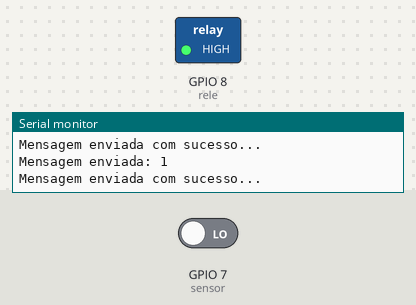
The sketch below on a simulated ESP8266 (NodeMCU). Shown: switched loads named in the sketch (green lamp = pin HIGH), the last lines printed to the serial monitor. The inputs (shaded band) are chosen by the test bench; at power-on: GPIO 7 (sensor) LOW. WiFi joins after 1.5 s; servers stay silent unless stated; no MQTT or app messages arrive unless stated.

Above: at 7.0 s.
7.1 s: GPIO 7 (sensor) driven HIGH
At 8.3 s:
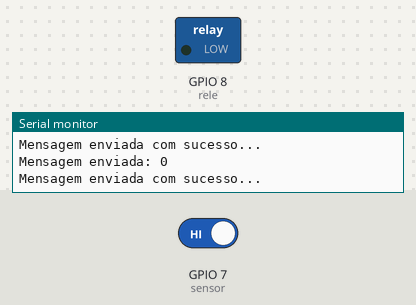
9.2 s: GPIO 7 (sensor) driven LOW
At 9.9 s:
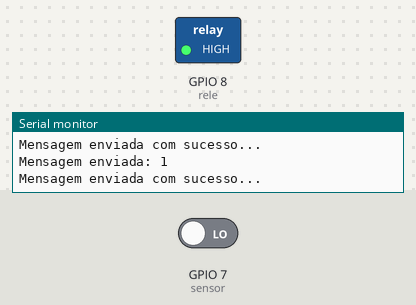
Timing chart, 0 to 12.2 s (numbered marks = the images above; inputs shaded):
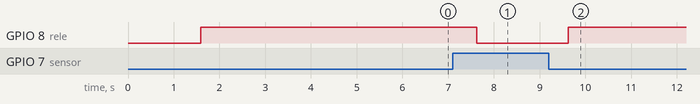

Measured:
- after the input at 7.1 s, GPIO 8 (rele): HIGH → LOW after 0.52 s
- after the input at 9.2 s, GPIO 8 (rele): LOW → HIGH after 0.42 s

The sketch:

projeto.ino
```cpp
#include <ESP8266WiFi.h>
#include <PubSubClient.h>

//Variaveis
#define DEBUG
int const rele = 8;
int const sensor = 7;
bool irrigar = false;
String strMSG = "0";
char mensagem[30];

// WiFi
const char *ssid = "#"; // Enter your WiFi name
const char *password = "#";  // Enter WiFi password

// MQTT Broker
const char *mqtt_broker = "lfe5be31.ala.us-east-1.emqxsl.com";
const char *topic = "test";
const char *mqtt_username = "user";
const char *mqtt_password = "password";
const int mqtt_port = 8883; // port of MQTT over TLS/SSL

// init wifi client
WiFiClient espClient;
PubSubClient client(espClient);


void setup() {
  Serial.begin(9600);
  pinMode(rele, OUTPUT);
  pinMode(sensor, INPUT);

  digitalWrite(rele, LOW);


  WiFi.begin(ssid, password);
  Serial.print("Entrando no Setup");
  while (WiFi.status() != WL_CONNECTED) {
    delay(500);
#ifdef DEBUG
    Serial.println("Aguarde! Conectando ao WiFi...");
#endif
  }
#ifdef DEBUG
  Serial.println("Conectado na rede WiFi com sucesso!");
#endif

  client.setServer(mqtt_broker, mqtt_port);
  client.setCallback(callback);

  while (!client.connected()) {
#ifdef DEBUG
    Serial.println("Conectando ao Broker MQTT...");
#endif

    if (client.connect("ESP8266Client", mqtt_username, mqtt_password )) {
#ifdef DEBUG
      Serial.println("Conectado com sucesso");
#endif

    } else {
#ifdef DEBUG
      Serial.print("falha estado  ");
      Serial.print(client.state());
#endif
      delay(2000);
    }
  }

  //subscreve no tópico
  client.subscribe(topic);

}

void loop() {

  if (!client.connected()) {
    Serial.print("Passou no Connected");
    reconect();

  }

   irrigar = digitalRead(sensor);

  if(irrigar){
    digitalWrite(rele, LOW);

     //Enviando Mensagem ao Broker
    sprintf(mensagem, "0"); //Definindo o valor zero como parâmetro para o Broker mostrar uma imagem "vermelha"
    Serial.print("Mensagem enviada: ");
    Serial.println(mensagem);
    client.publish("Solo seco", mensagem);
    Serial.println("Mensagem enviada com sucesso...");

  }else{
    digitalWrite(rele, HIGH);

   //Enviando Mensagem ao Broker
    sprintf(mensagem, "1"); //Definindo o valor UM como parâmetro para o Broker mostrar uma imagem "verde"
    Serial.print("Mensagem enviada: ");
    Serial.println(mensagem);
    client.publish("Regando", mensagem);
    Serial.println("Mensagem enviada com sucesso...");
  }

  delay(2000);
  client.loop();

}

void callback(char* topic, byte* payload, unsigned int length) {

  //Armazenando mensagem recebida em uma string
  payload[length] = '\0';
  strMSG = String((char*)payload);

#ifdef DEBUG
  Serial.print("Mensagem chegou do tópico: ");
  Serial.println(topic);
  Serial.print("Mensagem:");
  Serial.print(strMSG);
  Serial.println();
  Serial.println("-----------------------");
#endif

}

//Função pra reconectar ao servidor MQTT
void reconect() {
  //Enquanto estiver desconectado
  while (!client.connected()) {
#ifdef DEBUG
    Serial.print("Tentando conectar ao servidor MQTT");
#endif

    bool conectado = strlen(mqtt_username) > 0 ?
                     client.connect("ESP8266Client", mqtt_username, mqtt_password) :
                     client.connect("ESP8266Client");

    if (conectado) {
#ifdef DEBUG
      Serial.println("Conectado!");
#endif
      //Subscreve no tópico
      client.subscribe(topic, 1); //nivel de qualidade: QoS 1
    } else {
#ifdef DEBUG
      Serial.println("Falha durante a conexão.Code: ");
      Serial.println( String(client.state()).c_str());
      Serial.println("Tentando novamente em 10 s");
#endif
      //Aguarda 2 segundos
      delay(2000);
    }
  }
}
```
